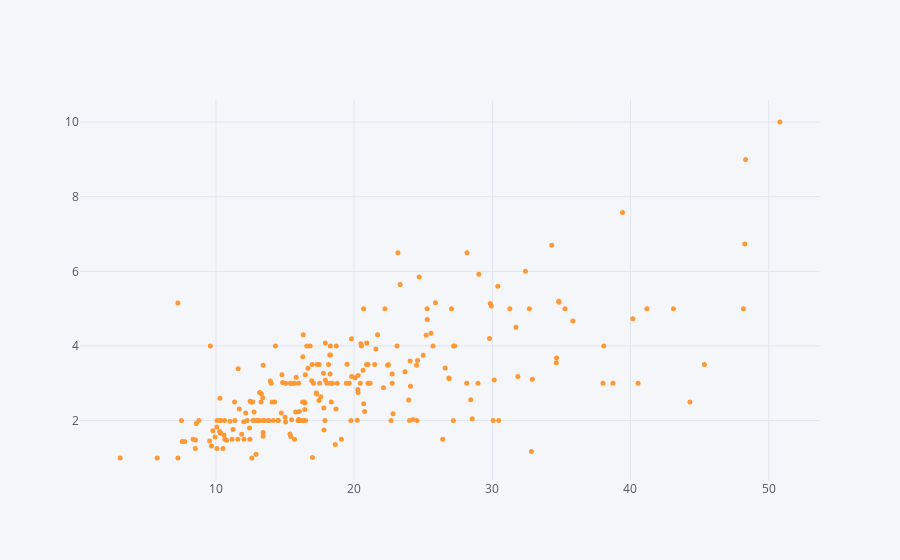

Write notebook code for a chart like this one.
### Code cell
tip[["total_bill","tip"]].iplot(x = "total_bill", y = "tip", mode = "markers", size = 5)  
# if bill is high tip will be high

### Figure 1 — Plotly figure (JSON) as saved in the notebook; plotly's stock layout.template omitted (floating-point values rounded to 4 significant figures; data arrays with more than 128 entries replaced by an {"elided": "..."} marker saying what was removed)
{"data": [{"line": {"color": "rgba(255, 153, 51, 1.0)", "dash": "solid", "shape": "linear", "width": 1.3}, "marker": {"size": 5, "symbol": "circle"}, "mode": "markers", "name": "tip", "text": "", "type": "scatter", "x": {"elided": "244 float values"}, "y": {"elided": "244 float values"}}], "layout": {"legend": {"bgcolor": "#F5F6F9", "font": {"color": "#4D5663"}}, "paper_bgcolor": "#F5F6F9", "plot_bgcolor": "#F5F6F9", "title": {"font": {"color": "#4D5663"}}, "xaxis": {"gridcolor": "#E1E5ED", "showgrid": true, "tickfont": {"color": "#4D5663"}, "title": {"font": {"color": "#4D5663"}, "text": ""}, "zerolinecolor": "#E1E5ED"}, "yaxis": {"gridcolor": "#E1E5ED", "showgrid": true, "tickfont": {"color": "#4D5663"}, "title": {"font": {"color": "#4D5663"}, "text": ""}, "zerolinecolor": "#E1E5ED"}}}
